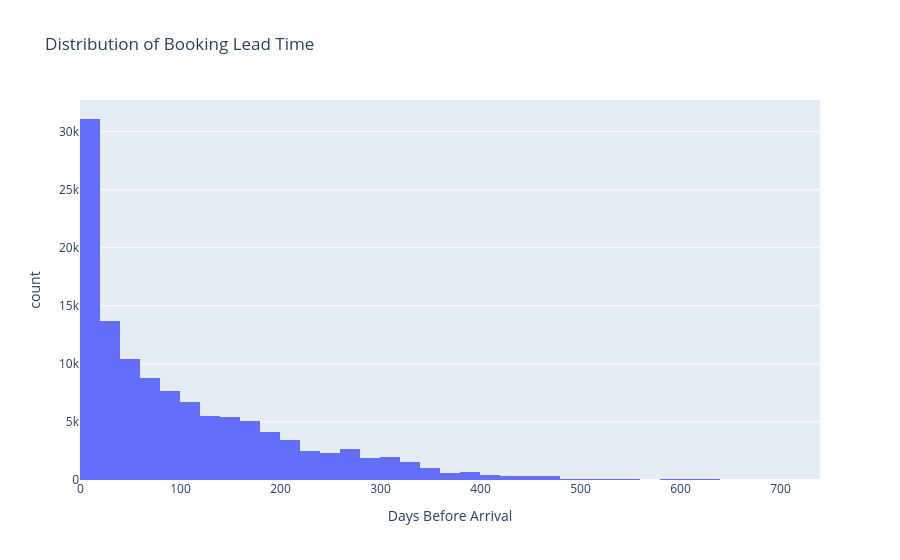

The notebook cell this image was saved under:
### Code cell
fig = px.histogram(
    df, x="lead_time", nbins=60,
    title="Distribution of Booking Lead Time",
    labels={"lead_time": "Days Before Arrival"}
)
fig.show()

### Figure 1 — Plotly figure (JSON) as saved in the notebook; plotly's stock layout.template omitted (floating-point values rounded to 4 significant figures; data arrays with more than 128 entries replaced by an {"elided": "..."} marker saying what was removed)
{"data": [{"bingroup": "x", "hovertemplate": "Days Before Arrival=%{x}<br>count=%{y}<extra></extra>", "legendgroup": "", "marker": {"color": "#636efa", "pattern": {"shape": ""}}, "name": "", "nbinsx": 60, "orientation": "v", "showlegend": false, "type": "histogram", "x": {"elided": "119386 int values"}, "xaxis": "x", "yaxis": "y"}], "layout": {"barmode": "relative", "legend": {"tracegroupgap": 0}, "title": {"text": "Distribution of Booking Lead Time"}, "xaxis": {"anchor": "y", "domain": [0.0, 1.0], "title": {"text": "Days Before Arrival"}}, "yaxis": {"anchor": "x", "domain": [0.0, 1.0], "title": {"text": "count"}}}}
